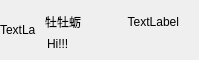
<?xml version="1.0" encoding="UTF-8"?>
<ui version="4.0">
 <class>ChatUserWid</class>
 <widget class="QWidget" name="ChatUserWid">
  <property name="geometry">
   <rect>
    <x>0</x>
    <y>0</y>
    <width>199</width>
    <height>60</height>
   </rect>
  </property>
  <property name="minimumSize">
   <size>
    <width>190</width>
    <height>60</height>
   </size>
  </property>
  <property name="maximumSize">
   <size>
    <width>200</width>
    <height>60</height>
   </size>
  </property>
  <property name="windowTitle">
   <string>Form</string>
  </property>
  <layout class="QHBoxLayout" name="horizontalLayout">
   <property name="spacing">
    <number>0</number>
   </property>
   <property name="leftMargin">
    <number>0</number>
   </property>
   <property name="topMargin">
    <number>0</number>
   </property>
   <property name="rightMargin">
    <number>0</number>
   </property>
   <property name="bottomMargin">
    <number>0</number>
   </property>
   <item>
    <widget class="QWidget" name="widget" native="true">
     <property name="sizePolicy">
      <sizepolicy hsizetype="Fixed" vsizetype="Preferred">
       <horstretch>0</horstretch>
       <verstretch>0</verstretch>
      </sizepolicy>
     </property>
     <property name="minimumSize">
      <size>
       <width>190</width>
       <height>60</height>
      </size>
     </property>
     <property name="maximumSize">
      <size>
       <width>200</width>
       <height>60</height>
      </size>
     </property>
     <layout class="QHBoxLayout" name="horizontalLayout_3">
      <property name="spacing">
       <number>6</number>
      </property>
      <property name="leftMargin">
       <number>0</number>
      </property>
      <property name="topMargin">
       <number>0</number>
      </property>
      <property name="rightMargin">
       <number>10</number>
      </property>
      <property name="bottomMargin">
       <number>0</number>
      </property>
      <item>
       <widget class="QWidget" name="icon_wid" native="true">
        <property name="minimumSize">
         <size>
          <width>36</width>
          <height>36</height>
         </size>
        </property>
        <property name="maximumSize">
         <size>
          <width>36</width>
          <height>36</height>
         </size>
        </property>
        <layout class="QHBoxLayout" name="horizontalLayout_2">
         <property name="spacing">
          <number>0</number>
         </property>
         <property name="leftMargin">
          <number>0</number>
         </property>
         <property name="topMargin">
          <number>0</number>
         </property>
         <property name="rightMargin">
          <number>0</number>
         </property>
         <property name="bottomMargin">
          <number>0</number>
         </property>
         <item>
          <widget class="QLabel" name="icon_lab">
           <property name="sizePolicy">
            <sizepolicy hsizetype="Preferred" vsizetype="Preferred">
             <horstretch>0</horstretch>
             <verstretch>0</verstretch>
            </sizepolicy>
           </property>
           <property name="minimumSize">
            <size>
             <width>36</width>
             <height>36</height>
            </size>
           </property>
           <property name="maximumSize">
            <size>
             <width>36</width>
             <height>36</height>
            </size>
           </property>
           <property name="text">
            <string>TextLabel</string>
           </property>
          </widget>
         </item>
        </layout>
       </widget>
      </item>
      <item>
       <widget class="QWidget" name="user_info_lab" native="true">
        <property name="sizePolicy">
         <sizepolicy hsizetype="Fixed" vsizetype="Preferred">
          <horstretch>0</horstretch>
          <verstretch>0</verstretch>
         </sizepolicy>
        </property>
        <property name="minimumSize">
         <size>
          <width>154</width>
          <height>60</height>
         </size>
        </property>
        <property name="maximumSize">
         <size>
          <width>164</width>
          <height>60</height>
         </size>
        </property>
        <layout class="QVBoxLayout" name="verticalLayout">
         <property name="spacing">
          <number>0</number>
         </property>
         <property name="leftMargin">
          <number>0</number>
         </property>
         <property name="topMargin">
          <number>0</number>
         </property>
         <property name="rightMargin">
          <number>0</number>
         </property>
         <property name="bottomMargin">
          <number>0</number>
         </property>
         <item>
          <widget class="QWidget" name="widget_2" native="true">
           <property name="sizePolicy">
            <sizepolicy hsizetype="Fixed" vsizetype="Preferred">
             <horstretch>0</horstretch>
             <verstretch>0</verstretch>
            </sizepolicy>
           </property>
           <property name="minimumSize">
            <size>
             <width>164</width>
             <height>20</height>
            </size>
           </property>
           <property name="maximumSize">
            <size>
             <width>164</width>
             <height>20</height>
            </size>
           </property>
           <layout class="QHBoxLayout" name="horizontalLayout_4">
            <property name="spacing">
             <number>0</number>
            </property>
            <property name="leftMargin">
             <number>0</number>
            </property>
            <property name="topMargin">
             <number>3</number>
            </property>
            <property name="rightMargin">
             <number>23</number>
            </property>
            <property name="bottomMargin">
             <number>0</number>
            </property>
            <item>
             <widget class="QWidget" name="widget_3" native="true">
              <property name="minimumSize">
               <size>
                <width>75</width>
                <height>20</height>
               </size>
              </property>
              <property name="maximumSize">
               <size>
                <width>75</width>
                <height>20</height>
               </size>
              </property>
              <layout class="QVBoxLayout" name="verticalLayout_2">
               <property name="spacing">
                <number>0</number>
               </property>
               <property name="leftMargin">
                <number>0</number>
               </property>
               <property name="topMargin">
                <number>0</number>
               </property>
               <property name="rightMargin">
                <number>0</number>
               </property>
               <property name="bottomMargin">
                <number>0</number>
               </property>
               <item>
                <widget class="QLabel" name="user_name_lab">
                 <property name="sizePolicy">
                  <sizepolicy hsizetype="Fixed" vsizetype="Preferred">
                   <horstretch>0</horstretch>
                   <verstretch>0</verstretch>
                  </sizepolicy>
                 </property>
                 <property name="minimumSize">
                  <size>
                   <width>75</width>
                   <height>12</height>
                  </size>
                 </property>
                 <property name="maximumSize">
                  <size>
                   <width>75</width>
                   <height>12</height>
                  </size>
                 </property>
                 <property name="text">
                  <string>牡牡蛎</string>
                 </property>
                </widget>
               </item>
              </layout>
             </widget>
            </item>
            <item>
             <widget class="QWidget" name="widget_4" native="true">
              <property name="sizePolicy">
               <sizepolicy hsizetype="Fixed" vsizetype="Preferred">
                <horstretch>0</horstretch>
                <verstretch>0</verstretch>
               </sizepolicy>
              </property>
              <property name="minimumSize">
               <size>
                <width>56</width>
                <height>20</height>
               </size>
              </property>
              <property name="maximumSize">
               <size>
                <width>56</width>
                <height>20</height>
               </size>
              </property>
              <layout class="QVBoxLayout" name="verticalLayout_3">
               <property name="spacing">
                <number>0</number>
               </property>
               <property name="leftMargin">
                <number>0</number>
               </property>
               <property name="topMargin">
                <number>0</number>
               </property>
               <property name="rightMargin">
                <number>0</number>
               </property>
               <property name="bottomMargin">
                <number>0</number>
               </property>
               <item>
                <widget class="QLabel" name="time_lab">
                 <property name="sizePolicy">
                  <sizepolicy hsizetype="Fixed" vsizetype="Preferred">
                   <horstretch>0</horstretch>
                   <verstretch>0</verstretch>
                  </sizepolicy>
                 </property>
                 <property name="minimumSize">
                  <size>
                   <width>56</width>
                   <height>10</height>
                  </size>
                 </property>
                 <property name="maximumSize">
                  <size>
                   <width>56</width>
                   <height>10</height>
                  </size>
                 </property>
                 <property name="text">
                  <string>TextLabel</string>
                 </property>
                 <property name="alignment">
                  <set>Qt::AlignmentFlag::AlignRight|Qt::AlignmentFlag::AlignTrailing|Qt::AlignmentFlag::AlignVCenter</set>
                 </property>
                </widget>
               </item>
              </layout>
             </widget>
            </item>
           </layout>
          </widget>
         </item>
         <item>
          <widget class="QWidget" name="widget_5" native="true">
           <property name="minimumSize">
            <size>
             <width>95</width>
             <height>12</height>
            </size>
           </property>
           <property name="maximumSize">
            <size>
             <width>100</width>
             <height>12</height>
            </size>
           </property>
           <layout class="QVBoxLayout" name="verticalLayout_4">
            <property name="spacing">
             <number>0</number>
            </property>
            <property name="leftMargin">
             <number>5</number>
            </property>
            <property name="topMargin">
             <number>0</number>
            </property>
            <property name="rightMargin">
             <number>0</number>
            </property>
            <property name="bottomMargin">
             <number>0</number>
            </property>
            <item>
             <widget class="QLabel" name="user_chat_lab">
              <property name="sizePolicy">
               <sizepolicy hsizetype="Fixed" vsizetype="Preferred">
                <horstretch>0</horstretch>
                <verstretch>0</verstretch>
               </sizepolicy>
              </property>
              <property name="minimumSize">
               <size>
                <width>95</width>
                <height>12</height>
               </size>
              </property>
              <property name="maximumSize">
               <size>
                <width>100</width>
                <height>12</height>
               </size>
              </property>
              <property name="text">
               <string>Hi!!!</string>
              </property>
             </widget>
            </item>
           </layout>
          </widget>
         </item>
        </layout>
       </widget>
      </item>
     </layout>
    </widget>
   </item>
  </layout>
 </widget>
 <resources/>
 <connections/>
</ui>
